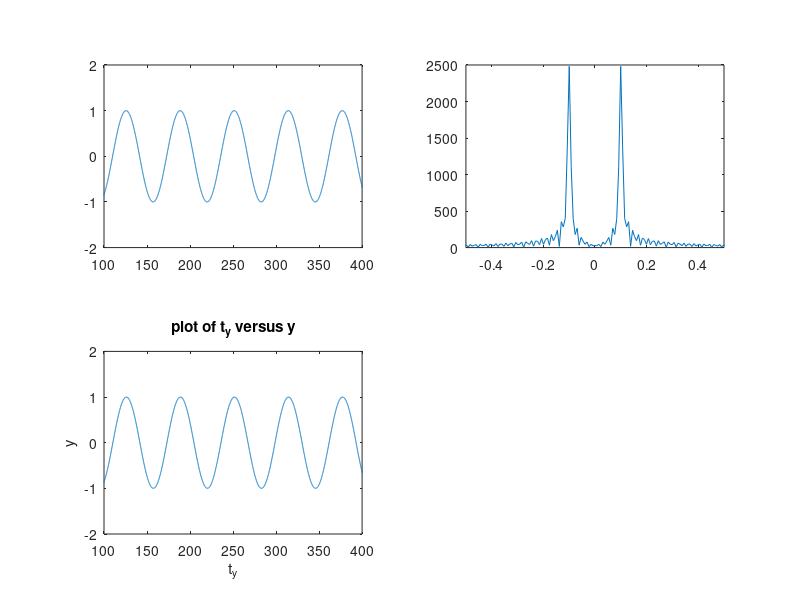
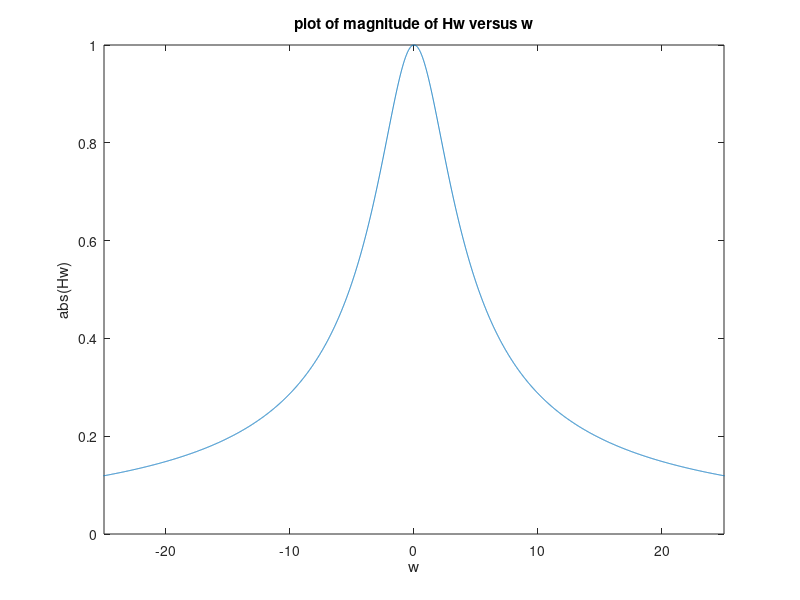

These charts were generated, in order, by the following MATLAB code: (Note: this script raises an error after producing the figures.)
% FILE: Ex1.m
% NAME: LUKE JIANG
% DESCRIPTION: Filtering

clear all; close all;
% generate x
Fs = 10;
t = 0:(1 / Fs):(500 - 1 / Fs);
x = cos(0.1 * t);
% compute X(jw)
N = 8192;
x_fft = fftshift(fft(x, N));
xw_abs = abs(x_fft);
% compute vector of frequency sample
w_period = 2 * pi * Fs / N;
w = (-N / 2:(N / 2)-1) * w_period;
% plot x(t) and xw_abs(w)
figure(1);
subplot(2, 2, 1);
plot(t, x);
    xlim([100 400]);
    ylim([-2, 2]);
subplot(2, 2, 2);
plot(w, xw_abs);
    xlim([-0.5 0.5]);
% compute frequency response
H_fft = 3 ./ (3 + j * w);
Hw_abs = abs(H_fft);
figure(2);
plot(w, Hw_abs);
    xlim([-25 25]);
    xlabel('w');
    ylabel('abs(Hw)')
    title('plot of magnitude of Hw versus w');
% compute y(t)
y_fft = x_fft .* H_fft;
y_ifft = ifft(fftshift(y_fft), N);
y = real(y_ifft);
% compute corresponding sample vector t_y
t_y = (0:length(y) - 1) * (1 / Fs);
% go back to windiw #1 and plot
figure(1);
subplot(2, 2, 3);
plot(t_y, y);
    xlim([100 400]);
    ylim([-2 2]);
    xlabel('t_{y}');
    ylabel('y');
    title('plot of t_{y} versus y');
% compute y with lsim
% define filter coefficients
b = [0 3];
a = [1 3];
y = lsim(b, a, x, t);
% plot y in window #1 again
figure(1);
subplot(2, 2, 4);
plot(t_y, y);
    xlim([100 400]);
    ylim([-2 2]);
    xlabel('t_{y}');
    ylabel('y');
    title('plot of t_{y} versus y by lsim');

% Question #1:
%
